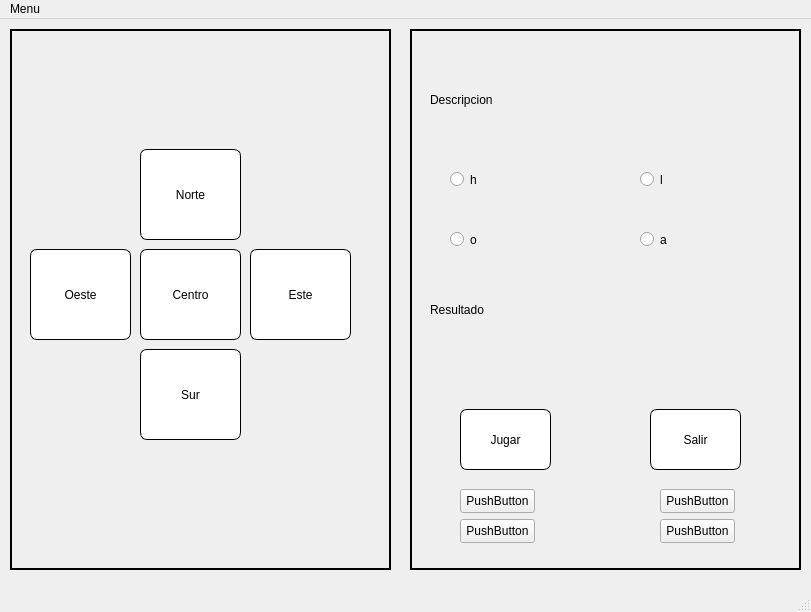
<?xml version="1.0" encoding="UTF-8"?>
<ui version="4.0">
 <class>Mazmorra_de_Eric</class>
 <widget class="QMainWindow" name="Mazmorra_de_Eric">
  <property name="geometry">
   <rect>
    <x>0</x>
    <y>0</y>
    <width>811</width>
    <height>612</height>
   </rect>
  </property>
  <property name="windowTitle">
   <string>MainWindow</string>
  </property>
  <widget class="QWidget" name="centralwidget">
   <widget class="QFrame" name="frame">
    <property name="geometry">
     <rect>
      <x>10</x>
      <y>10</y>
      <width>381</width>
      <height>541</height>
     </rect>
    </property>
    <property name="palette">
     <palette>
      <active>
       <colorrole role="WindowText">
        <brush brushstyle="SolidPattern">
         <color alpha="255">
          <red>0</red>
          <green>0</green>
          <blue>0</blue>
         </color>
        </brush>
       </colorrole>
       <colorrole role="Button">
        <brush brushstyle="SolidPattern">
         <color alpha="255">
          <red>85</red>
          <green>255</green>
          <blue>127</blue>
         </color>
        </brush>
       </colorrole>
       <colorrole role="Light">
        <brush brushstyle="SolidPattern">
         <color alpha="255">
          <red>212</red>
          <green>255</green>
          <blue>223</blue>
         </color>
        </brush>
       </colorrole>
       <colorrole role="Midlight">
        <brush brushstyle="SolidPattern">
         <color alpha="255">
          <red>148</red>
          <green>255</green>
          <blue>175</blue>
         </color>
        </brush>
       </colorrole>
       <colorrole role="Dark">
        <brush brushstyle="SolidPattern">
         <color alpha="255">
          <red>42</red>
          <green>127</green>
          <blue>63</blue>
         </color>
        </brush>
       </colorrole>
       <colorrole role="Mid">
        <brush brushstyle="SolidPattern">
         <color alpha="255">
          <red>57</red>
          <green>170</green>
          <blue>85</blue>
         </color>
        </brush>
       </colorrole>
       <colorrole role="Text">
        <brush brushstyle="SolidPattern">
         <color alpha="255">
          <red>0</red>
          <green>0</green>
          <blue>0</blue>
         </color>
        </brush>
       </colorrole>
       <colorrole role="BrightText">
        <brush brushstyle="SolidPattern">
         <color alpha="255">
          <red>255</red>
          <green>255</green>
          <blue>255</blue>
         </color>
        </brush>
       </colorrole>
       <colorrole role="ButtonText">
        <brush brushstyle="SolidPattern">
         <color alpha="255">
          <red>0</red>
          <green>0</green>
          <blue>0</blue>
         </color>
        </brush>
       </colorrole>
       <colorrole role="Base">
        <brush brushstyle="SolidPattern">
         <color alpha="255">
          <red>255</red>
          <green>255</green>
          <blue>255</blue>
         </color>
        </brush>
       </colorrole>
       <colorrole role="Window">
        <brush brushstyle="SolidPattern">
         <color alpha="255">
          <red>85</red>
          <green>255</green>
          <blue>127</blue>
         </color>
        </brush>
       </colorrole>
       <colorrole role="Shadow">
        <brush brushstyle="SolidPattern">
         <color alpha="255">
          <red>0</red>
          <green>0</green>
          <blue>0</blue>
         </color>
        </brush>
       </colorrole>
       <colorrole role="AlternateBase">
        <brush brushstyle="SolidPattern">
         <color alpha="255">
          <red>170</red>
          <green>255</green>
          <blue>191</blue>
         </color>
        </brush>
       </colorrole>
       <colorrole role="ToolTipBase">
        <brush brushstyle="SolidPattern">
         <color alpha="255">
          <red>255</red>
          <green>255</green>
          <blue>220</blue>
         </color>
        </brush>
       </colorrole>
       <colorrole role="ToolTipText">
        <brush brushstyle="SolidPattern">
         <color alpha="255">
          <red>0</red>
          <green>0</green>
          <blue>0</blue>
         </color>
        </brush>
       </colorrole>
       <colorrole role="PlaceholderText">
        <brush brushstyle="SolidPattern">
         <color alpha="127">
          <red>85</red>
          <green>0</green>
          <blue>255</blue>
         </color>
        </brush>
       </colorrole>
      </active>
      <inactive>
       <colorrole role="WindowText">
        <brush brushstyle="SolidPattern">
         <color alpha="255">
          <red>0</red>
          <green>0</green>
          <blue>0</blue>
         </color>
        </brush>
       </colorrole>
       <colorrole role="Button">
        <brush brushstyle="SolidPattern">
         <color alpha="255">
          <red>240</red>
          <green>240</green>
          <blue>240</blue>
         </color>
        </brush>
       </colorrole>
       <colorrole role="Light">
        <brush brushstyle="SolidPattern">
         <color alpha="255">
          <red>255</red>
          <green>255</green>
          <blue>255</blue>
         </color>
        </brush>
       </colorrole>
       <colorrole role="Midlight">
        <brush brushstyle="SolidPattern">
         <color alpha="255">
          <red>227</red>
          <green>227</green>
          <blue>227</blue>
         </color>
        </brush>
       </colorrole>
       <colorrole role="Dark">
        <brush brushstyle="SolidPattern">
         <color alpha="255">
          <red>160</red>
          <green>160</green>
          <blue>160</blue>
         </color>
        </brush>
       </colorrole>
       <colorrole role="Mid">
        <brush brushstyle="SolidPattern">
         <color alpha="255">
          <red>160</red>
          <green>160</green>
          <blue>160</blue>
         </color>
        </brush>
       </colorrole>
       <colorrole role="Text">
        <brush brushstyle="SolidPattern">
         <color alpha="255">
          <red>0</red>
          <green>0</green>
          <blue>0</blue>
         </color>
        </brush>
       </colorrole>
       <colorrole role="BrightText">
        <brush brushstyle="SolidPattern">
         <color alpha="255">
          <red>255</red>
          <green>255</green>
          <blue>255</blue>
         </color>
        </brush>
       </colorrole>
       <colorrole role="ButtonText">
        <brush brushstyle="SolidPattern">
         <color alpha="255">
          <red>0</red>
          <green>0</green>
          <blue>0</blue>
         </color>
        </brush>
       </colorrole>
       <colorrole role="Base">
        <brush brushstyle="SolidPattern">
         <color alpha="255">
          <red>255</red>
          <green>255</green>
          <blue>255</blue>
         </color>
        </brush>
       </colorrole>
       <colorrole role="Window">
        <brush brushstyle="SolidPattern">
         <color alpha="255">
          <red>240</red>
          <green>240</green>
          <blue>240</blue>
         </color>
        </brush>
       </colorrole>
       <colorrole role="Shadow">
        <brush brushstyle="SolidPattern">
         <color alpha="255">
          <red>105</red>
          <green>105</green>
          <blue>105</blue>
         </color>
        </brush>
       </colorrole>
       <colorrole role="AlternateBase">
        <brush brushstyle="SolidPattern">
         <color alpha="255">
          <red>245</red>
          <green>245</green>
          <blue>245</blue>
         </color>
        </brush>
       </colorrole>
       <colorrole role="ToolTipBase">
        <brush brushstyle="SolidPattern">
         <color alpha="255">
          <red>255</red>
          <green>255</green>
          <blue>220</blue>
         </color>
        </brush>
       </colorrole>
       <colorrole role="ToolTipText">
        <brush brushstyle="SolidPattern">
         <color alpha="255">
          <red>0</red>
          <green>0</green>
          <blue>0</blue>
         </color>
        </brush>
       </colorrole>
       <colorrole role="PlaceholderText">
        <brush brushstyle="SolidPattern">
         <color alpha="128">
          <red>0</red>
          <green>0</green>
          <blue>0</blue>
         </color>
        </brush>
       </colorrole>
      </inactive>
      <disabled>
       <colorrole role="WindowText">
        <brush brushstyle="SolidPattern">
         <color alpha="255">
          <red>42</red>
          <green>127</green>
          <blue>63</blue>
         </color>
        </brush>
       </colorrole>
       <colorrole role="Button">
        <brush brushstyle="SolidPattern">
         <color alpha="255">
          <red>85</red>
          <green>255</green>
          <blue>127</blue>
         </color>
        </brush>
       </colorrole>
       <colorrole role="Light">
        <brush brushstyle="SolidPattern">
         <color alpha="255">
          <red>212</red>
          <green>255</green>
          <blue>223</blue>
         </color>
        </brush>
       </colorrole>
       <colorrole role="Midlight">
        <brush brushstyle="SolidPattern">
         <color alpha="255">
          <red>148</red>
          <green>255</green>
          <blue>175</blue>
         </color>
        </brush>
       </colorrole>
       <colorrole role="Dark">
        <brush brushstyle="SolidPattern">
         <color alpha="255">
          <red>42</red>
          <green>127</green>
          <blue>63</blue>
         </color>
        </brush>
       </colorrole>
       <colorrole role="Mid">
        <brush brushstyle="SolidPattern">
         <color alpha="255">
          <red>57</red>
          <green>170</green>
          <blue>85</blue>
         </color>
        </brush>
       </colorrole>
       <colorrole role="Text">
        <brush brushstyle="SolidPattern">
         <color alpha="255">
          <red>42</red>
          <green>127</green>
          <blue>63</blue>
         </color>
        </brush>
       </colorrole>
       <colorrole role="BrightText">
        <brush brushstyle="SolidPattern">
         <color alpha="255">
          <red>255</red>
          <green>255</green>
          <blue>255</blue>
         </color>
        </brush>
       </colorrole>
       <colorrole role="ButtonText">
        <brush brushstyle="SolidPattern">
         <color alpha="255">
          <red>42</red>
          <green>127</green>
          <blue>63</blue>
         </color>
        </brush>
       </colorrole>
       <colorrole role="Base">
        <brush brushstyle="SolidPattern">
         <color alpha="255">
          <red>85</red>
          <green>255</green>
          <blue>127</blue>
         </color>
        </brush>
       </colorrole>
       <colorrole role="Window">
        <brush brushstyle="SolidPattern">
         <color alpha="255">
          <red>85</red>
          <green>255</green>
          <blue>127</blue>
         </color>
        </brush>
       </colorrole>
       <colorrole role="Shadow">
        <brush brushstyle="SolidPattern">
         <color alpha="255">
          <red>0</red>
          <green>0</green>
          <blue>0</blue>
         </color>
        </brush>
       </colorrole>
       <colorrole role="AlternateBase">
        <brush brushstyle="SolidPattern">
         <color alpha="255">
          <red>245</red>
          <green>245</green>
          <blue>245</blue>
         </color>
        </brush>
       </colorrole>
       <colorrole role="ToolTipBase">
        <brush brushstyle="SolidPattern">
         <color alpha="255">
          <red>255</red>
          <green>255</green>
          <blue>220</blue>
         </color>
        </brush>
       </colorrole>
       <colorrole role="ToolTipText">
        <brush brushstyle="SolidPattern">
         <color alpha="255">
          <red>0</red>
          <green>0</green>
          <blue>0</blue>
         </color>
        </brush>
       </colorrole>
       <colorrole role="PlaceholderText">
        <brush brushstyle="SolidPattern">
         <color alpha="128">
          <red>0</red>
          <green>0</green>
          <blue>0</blue>
         </color>
        </brush>
       </colorrole>
      </disabled>
     </palette>
    </property>
    <property name="cursor">
     <cursorShape>ArrowCursor</cursorShape>
    </property>
    <property name="frameShape">
     <enum>QFrame::WinPanel</enum>
    </property>
    <property name="frameShadow">
     <enum>QFrame::Plain</enum>
    </property>
    <property name="lineWidth">
     <number>2</number>
    </property>
    <property name="midLineWidth">
     <number>1</number>
    </property>
    <widget class="QPushButton" name="norte">
     <property name="geometry">
      <rect>
       <x>130</x>
       <y>120</y>
       <width>101</width>
       <height>91</height>
      </rect>
     </property>
     <property name="sizeIncrement">
      <size>
       <width>0</width>
       <height>0</height>
      </size>
     </property>
     <property name="cursor">
      <cursorShape>UpArrowCursor</cursorShape>
     </property>
     <property name="mouseTracking">
      <bool>false</bool>
     </property>
     <property name="styleSheet">
      <string notr="true">border-radius : 7px;
border: 1px solid black;
background-color : white;
selection-background-color: rgb(85, 255, 255);</string>
     </property>
     <property name="text">
      <string>Norte</string>
     </property>
     <property name="default">
      <bool>false</bool>
     </property>
     <property name="flat">
      <bool>false</bool>
     </property>
    </widget>
    <widget class="QPushButton" name="centro">
     <property name="geometry">
      <rect>
       <x>130</x>
       <y>220</y>
       <width>101</width>
       <height>91</height>
      </rect>
     </property>
     <property name="sizeIncrement">
      <size>
       <width>0</width>
       <height>0</height>
      </size>
     </property>
     <property name="cursor">
      <cursorShape>SizeAllCursor</cursorShape>
     </property>
     <property name="mouseTracking">
      <bool>false</bool>
     </property>
     <property name="whatsThis">
      <string>&lt;html&gt;&lt;head/&gt;&lt;body&gt;&lt;p&gt;cuadro de la sala central&lt;/p&gt;&lt;/body&gt;&lt;/html&gt;</string>
     </property>
     <property name="styleSheet">
      <string notr="true">border-radius : 7px;
border: 1px solid black;
background-color : white;</string>
     </property>
     <property name="text">
      <string>Centro</string>
     </property>
     <property name="default">
      <bool>false</bool>
     </property>
     <property name="flat">
      <bool>false</bool>
     </property>
    </widget>
    <widget class="QPushButton" name="sur">
     <property name="geometry">
      <rect>
       <x>130</x>
       <y>320</y>
       <width>101</width>
       <height>91</height>
      </rect>
     </property>
     <property name="sizeIncrement">
      <size>
       <width>0</width>
       <height>0</height>
      </size>
     </property>
     <property name="cursor">
      <cursorShape>IBeamCursor</cursorShape>
     </property>
     <property name="mouseTracking">
      <bool>false</bool>
     </property>
     <property name="styleSheet">
      <string notr="true">border-radius : 7px;
border: 1px solid black;
background-color : white;</string>
     </property>
     <property name="text">
      <string>Sur</string>
     </property>
     <property name="default">
      <bool>false</bool>
     </property>
     <property name="flat">
      <bool>false</bool>
     </property>
    </widget>
    <widget class="QPushButton" name="este">
     <property name="geometry">
      <rect>
       <x>240</x>
       <y>220</y>
       <width>101</width>
       <height>91</height>
      </rect>
     </property>
     <property name="sizeIncrement">
      <size>
       <width>0</width>
       <height>0</height>
      </size>
     </property>
     <property name="cursor">
      <cursorShape>SizeHorCursor</cursorShape>
     </property>
     <property name="mouseTracking">
      <bool>false</bool>
     </property>
     <property name="styleSheet">
      <string notr="true">border-radius : 7px;
border: 1px solid black;
background-color : white;</string>
     </property>
     <property name="text">
      <string>Este</string>
     </property>
     <property name="default">
      <bool>false</bool>
     </property>
     <property name="flat">
      <bool>false</bool>
     </property>
    </widget>
    <widget class="QPushButton" name="oeste">
     <property name="geometry">
      <rect>
       <x>20</x>
       <y>220</y>
       <width>101</width>
       <height>91</height>
      </rect>
     </property>
     <property name="sizeIncrement">
      <size>
       <width>0</width>
       <height>0</height>
      </size>
     </property>
     <property name="cursor">
      <cursorShape>SizeHorCursor</cursorShape>
     </property>
     <property name="mouseTracking">
      <bool>false</bool>
     </property>
     <property name="styleSheet">
      <string notr="true">border-radius : 7px;
border: 1px solid black;
background-color : white;</string>
     </property>
     <property name="text">
      <string>Oeste</string>
     </property>
     <property name="default">
      <bool>false</bool>
     </property>
     <property name="flat">
      <bool>false</bool>
     </property>
    </widget>
   </widget>
   <widget class="QFrame" name="frame_2">
    <property name="geometry">
     <rect>
      <x>410</x>
      <y>10</y>
      <width>391</width>
      <height>541</height>
     </rect>
    </property>
    <property name="cursor">
     <cursorShape>ArrowCursor</cursorShape>
    </property>
    <property name="frameShape">
     <enum>QFrame::WinPanel</enum>
    </property>
    <property name="frameShadow">
     <enum>QFrame::Plain</enum>
    </property>
    <property name="lineWidth">
     <number>2</number>
    </property>
    <property name="midLineWidth">
     <number>1</number>
    </property>
    <widget class="QRadioButton" name="r1">
     <property name="geometry">
      <rect>
       <x>40</x>
       <y>120</y>
       <width>101</width>
       <height>61</height>
      </rect>
     </property>
     <property name="text">
      <string>h</string>
     </property>
    </widget>
    <widget class="QPushButton" name="afirmativo">
     <property name="geometry">
      <rect>
       <x>50</x>
       <y>380</y>
       <width>91</width>
       <height>61</height>
      </rect>
     </property>
     <property name="styleSheet">
      <string notr="true">border-radius : 7px;
border: 1px solid black;
background-color : white;</string>
     </property>
     <property name="text">
      <string>Jugar</string>
     </property>
    </widget>
    <widget class="QPushButton" name="negativo">
     <property name="geometry">
      <rect>
       <x>240</x>
       <y>380</y>
       <width>91</width>
       <height>61</height>
      </rect>
     </property>
     <property name="styleSheet">
      <string notr="true">border-radius : 7px;
border: 1px solid black;
background-color : white;</string>
     </property>
     <property name="text">
      <string>Salir</string>
     </property>
    </widget>
    <widget class="QRadioButton" name="r2">
     <property name="geometry">
      <rect>
       <x>40</x>
       <y>180</y>
       <width>101</width>
       <height>61</height>
      </rect>
     </property>
     <property name="text">
      <string>o</string>
     </property>
    </widget>
    <widget class="QRadioButton" name="r4">
     <property name="geometry">
      <rect>
       <x>230</x>
       <y>180</y>
       <width>101</width>
       <height>61</height>
      </rect>
     </property>
     <property name="text">
      <string>a</string>
     </property>
    </widget>
    <widget class="QRadioButton" name="r3">
     <property name="geometry">
      <rect>
       <x>230</x>
       <y>120</y>
       <width>101</width>
       <height>61</height>
      </rect>
     </property>
     <property name="text">
      <string>l</string>
     </property>
    </widget>
    <widget class="QLabel" name="descripcion">
     <property name="geometry">
      <rect>
       <x>20</x>
       <y>20</y>
       <width>351</width>
       <height>101</height>
      </rect>
     </property>
     <property name="text">
      <string>Descripcion</string>
     </property>
    </widget>
    <widget class="QLabel" name="resultado">
     <property name="geometry">
      <rect>
       <x>20</x>
       <y>230</y>
       <width>351</width>
       <height>101</height>
      </rect>
     </property>
     <property name="text">
      <string>Resultado</string>
     </property>
    </widget>
    <widget class="QPushButton" name="estesi">
     <property name="geometry">
      <rect>
       <x>50</x>
       <y>460</y>
       <width>75</width>
       <height>24</height>
      </rect>
     </property>
     <property name="text">
      <string>PushButton</string>
     </property>
    </widget>
    <widget class="QPushButton" name="esteno">
     <property name="geometry">
      <rect>
       <x>250</x>
       <y>460</y>
       <width>75</width>
       <height>24</height>
      </rect>
     </property>
     <property name="text">
      <string>PushButton</string>
     </property>
    </widget>
    <widget class="QPushButton" name="oestesi">
     <property name="geometry">
      <rect>
       <x>50</x>
       <y>490</y>
       <width>75</width>
       <height>24</height>
      </rect>
     </property>
     <property name="text">
      <string>PushButton</string>
     </property>
    </widget>
    <widget class="QPushButton" name="pushButton_4">
     <property name="geometry">
      <rect>
       <x>250</x>
       <y>490</y>
       <width>75</width>
       <height>24</height>
      </rect>
     </property>
     <property name="text">
      <string>PushButton</string>
     </property>
    </widget>
   </widget>
  </widget>
  <widget class="QMenuBar" name="menubar">
   <property name="geometry">
    <rect>
     <x>0</x>
     <y>0</y>
     <width>811</width>
     <height>22</height>
    </rect>
   </property>
   <widget class="QMenu" name="menuMenu">
    <property name="title">
     <string>Menu</string>
    </property>
    <addaction name="separator"/>
    <addaction name="actionAyuda"/>
    <addaction name="separator"/>
    <addaction name="actionSalir"/>
    <addaction name="separator"/>
    <addaction name="actionJugar_2"/>
   </widget>
   <addaction name="menuMenu"/>
  </widget>
  <widget class="QStatusBar" name="statusbar"/>
  <action name="actionJugar">
   <property name="text">
    <string>Jugar</string>
   </property>
  </action>
  <action name="actionAyuda">
   <property name="text">
    <string>Ayuda</string>
   </property>
  </action>
  <action name="actionSalir">
   <property name="text">
    <string>Salir</string>
   </property>
  </action>
  <action name="actionJugar_2">
   <property name="text">
    <string>Jugar</string>
   </property>
  </action>
 </widget>
 <resources/>
 <connections/>
</ui>
